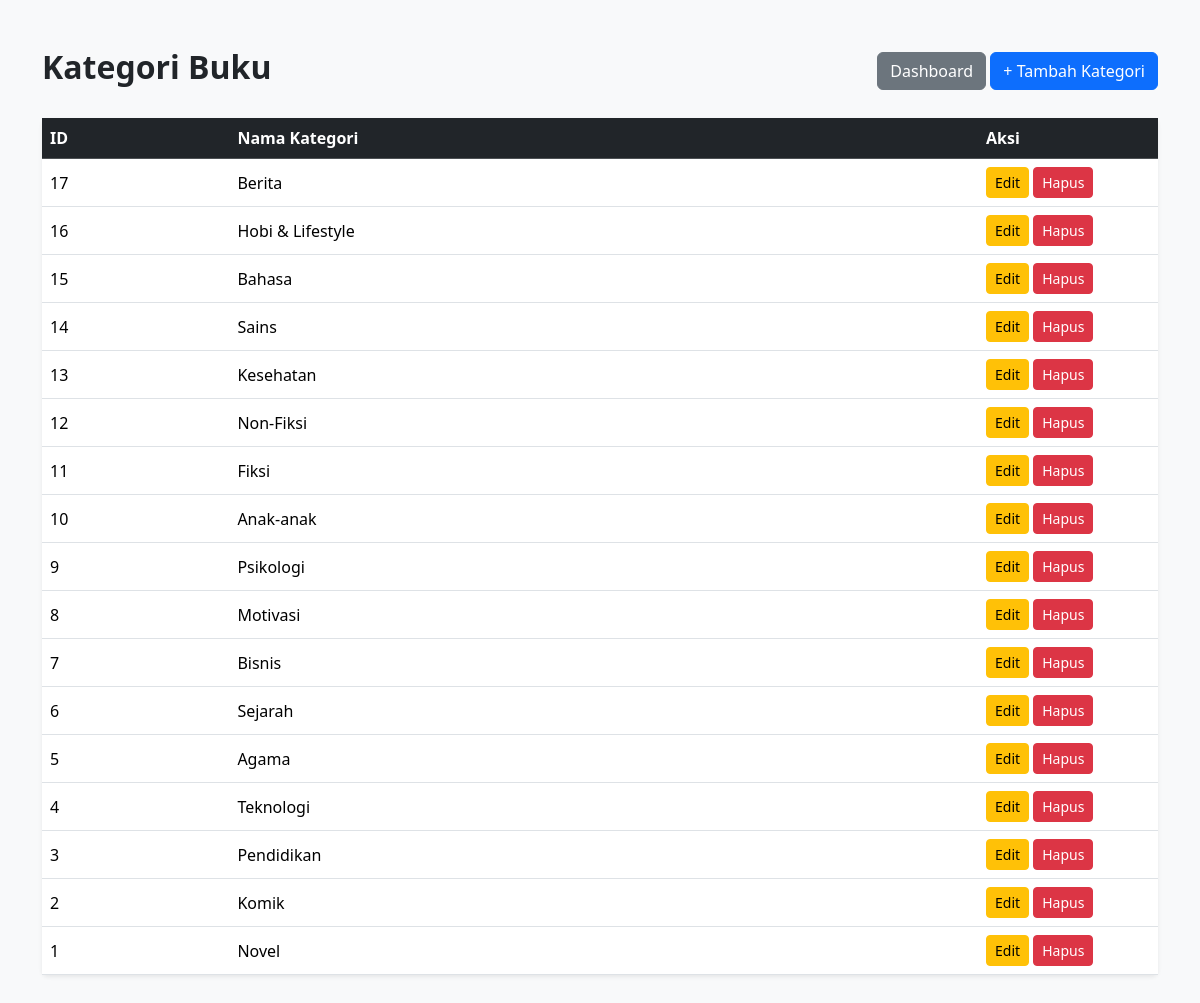
Screenshot of /admin/categories.php (signed in) with the database file from the repository.
### tables this page shows
CREATE TABLE `kategori` (
  `id` int NOT NULL,
  `nama_kategori` varchar(100) NOT NULL
);

### admin/categories.php (the view, shortened to what this page needs)
<?php
include '../config/database.php';
$query = mysqli_query(
    $conn,
    "SELECT *
    FROM kategori
    ORDER BY id DESC"
);
?>
<!DOCTYPE html>
<html>
<head>
<link
href="https://cdn.jsdelivr.net/npm/bootstrap@5.3.3/dist/css/bootstrap.min.css"
rel="stylesheet">
</head>
<body class="bg-light">
<div class="container py-5">
    <div class="d-flex justify-content-between align-items-center mb-4">
        <h2 class="fw-bold">
            Kategori Buku
        </h2>
        <div>
            <a
            href="index.php"
            class="btn btn-secondary">
                Dashboard
            </a>
            <button
            class="btn btn-primary"
            data-bs-toggle="modal"
            data-bs-target="#addModal">
                + Tambah Kategori
            </button>
        </div>
    </div>
    <div class="card shadow-sm border-0">
        <div class="table-responsive">
            <table class="table table-hover align-middle mb-0">
                <thead class="table-dark">
                    <tr>
                        <th>ID</th>
                        <th>Nama Kategori</th>
                        <th width="180">
                            Aksi
                        </th>
                    </tr>
                </thead>
                <tbody>
                <?php while($row = mysqli_fetch_assoc($query)) : ?>
                <tr>
                    <td>
                        <?= $row['id'] ?>
                    </td>
                    <td>
                        <?= $row['nama_kategori'] ?>
                    </td>
                    <td>
                        <button
                        class="btn btn-warning btn-sm"
                        data-bs-toggle="modal"
                        data-bs-target="#edit<?= $row['id'] ?>">
                            Edit
                        </button>
                        <a
                        href="categories.php?delete=<?= $row['id'] ?>"
                        class="btn btn-danger btn-sm"
                        onclick="return confirm('Yakin hapus kategori?')">
                            Hapus
                        </a>
                    </td>
                </tr>
                <?php endwhile; ?>
                </tbody>
            </table>
        </div>
    </div>
</div>
</body>
</html>

### rows the page displays
kategori: id "17", nama_kategori "Berita"
kategori: id "16", nama_kategori "Hobi & Lifestyle"
kategori: id "15", nama_kategori "Bahasa"
kategori: id "14", nama_kategori "Sains"
kategori: id "13", nama_kategori "Kesehatan"
kategori: id "12", nama_kategori "Non-Fiksi"
kategori: id "11", nama_kategori "Fiksi"
kategori: id "10", nama_kategori "Anak-anak"
kategori: id "9", nama_kategori "Psikologi"
kategori: id "8", nama_kategori "Motivasi"
kategori: id "7", nama_kategori "Bisnis"
kategori: id "6", nama_kategori "Sejarah"
kategori: id "5", nama_kategori "Agama"
kategori: id "4", nama_kategori "Teknologi"
kategori: id "3", nama_kategori "Pendidikan"
kategori: id "2", nama_kategori "Komik"
kategori: id "1", nama_kategori "Novel"
